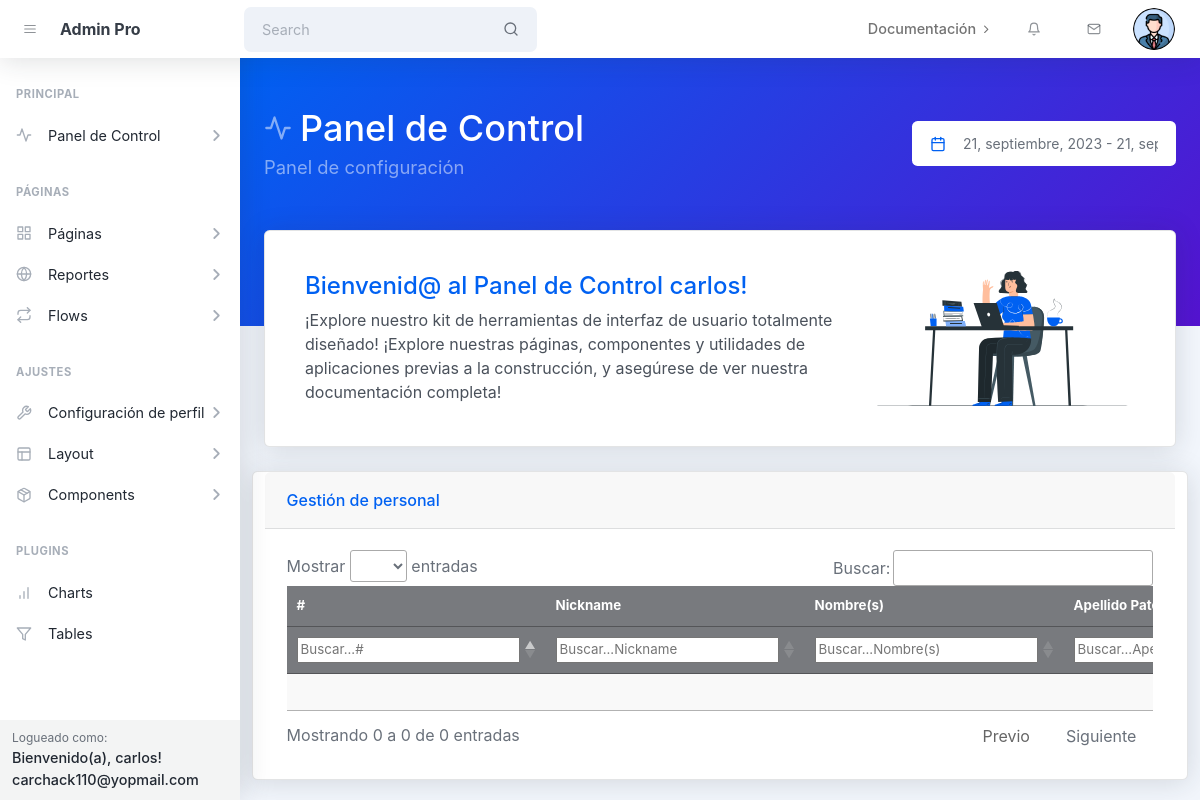
/dashboard/ (signed in), run on an earlier commit of the app's database.
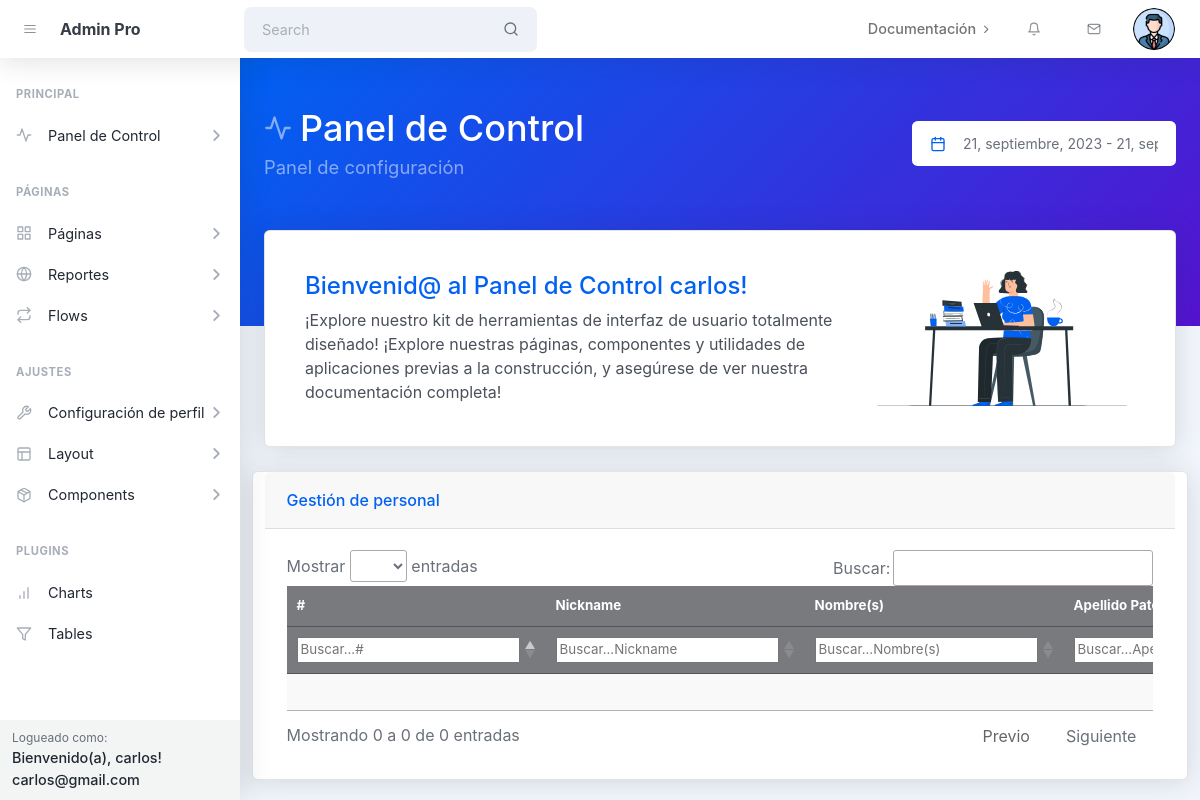
And on a later commit of the database.
### ventas_app/models.py (models this page shows)
class Usuario(AbstractBaseUser, PermissionsMixin):
    GENDER_CHOICES = [
        ('masculino', 'Masculino'),
        ('femenino', 'Femenino'),
        ('otro', 'Otro'),
    ]
    user_name=models.CharField(("Usuario"),max_length=50,unique=True)
    nombre = models.CharField(max_length=30, blank=True)
    apellido_paterno=models.CharField(max_length=30, blank=True)
    apellido_materno=models.CharField(max_length=30, blank=True)
    email = models.EmailField(("Correo"),unique=True)
    password = models.CharField(("Contraseña"), max_length=128)
    password1 = models.CharField(("Nueva contraseña"), max_length=128)
    password2 = models.CharField(("Confirmar contraseña"), max_length=128)
    gender = models.CharField(("género"),max_length=9, choices=GENDER_CHOICES, blank=True)
    phone = models.CharField(("Téléfono"),max_length=10, blank=True)
    birth_date = models.DateField(("Fecha de Nacimiento"),null=True, blank=True)
    image = models.ImageField(("Imagen"), upload_to='profile_pics', blank=True)
    is_active = models.BooleanField(("está activo"),default=True)
    is_staff = models.BooleanField(("es trabajador"),default=False)
    es_vendedor = models.BooleanField(("es vendedor"),default=False)
    is_superuser = models.BooleanField(("es superusuario"),default=False)
    objects = UsuarioManager()
    USERNAME_FIELD = 'user_name'
    REQUIRED_FIELDS = ['email']

### ventas_app/views.py (the view)
# urls.py: path('dashboard/', views.dashboard_view, name='dashboard'),
def dashboard_view(request):
    if not request.user.is_authenticated:
        return redirect('error')
    users = Usuario.objects.all()
    return render(request, 'dashboard.html', {'users': users})

### ventas_app/templates/dashboard.html (shortened to what this page needs)
{% extends 'dashboard_base.html' %}
{% load static %}
{%block header%}
<header class="page-header page-header-dark bg-gradient-primary-to-secondary pb-10">
    <div class="container-xl px-4">
        <div class="page-header-content pt-4">
            <div class="row align-items-center justify-content-between">
                <div class="col-auto mt-4">
                    <h1 class="page-header-title">
                        <div class="page-header-icon"><i data-feather="activity"></i></div>
                        Panel de Control
                    </h1>
                    <div class="page-header-subtitle">Panel de configuración</div>
                </div>
                <div class="col-12 col-xl-auto mt-4">
                    <div class="input-group input-group-joined border-0" style="width: 16.5rem">
                        <span class="input-group-text"><i class="text-primary" data-feather="calendar"></i></span>
                        <input class="form-control ps-0 pointer" id="litepickerRangePlugin"
                            placeholder="Seleccione Rango de Fecha..." />
                    </div>
                </div>
            </div>
        </div>
    </div>
</header>
{% endblock %}
{%block bienvenida%}
<div class="container-xl px-4 mt-n10">
    <div class="row">
        <div class="col-xxl-4 col-xl-12 mb-4">
            <div class="card h-100">
                <div class="card-body h-100 p-5">
                    <div class="row align-items-center">
                        <div class="col-xl-8 col-xxl-12">
                            <div class="text-center text-xl-start text-xxl-center mb-4 mb-xl-0 mb-xxl-4">
                                <h1 class="text-primary">Bienvenid@ al Panel de Control {{user.user_name}}!</h1>
                                <p class="text-gray-700 mb-0">¡Explore nuestro kit de herramientas de interfaz de
                                    usuario totalmente diseñado! ¡Explore nuestras páginas, componentes y utilidades de
                                    aplicaciones previas a la construcción, y asegúrese de ver nuestra documentación
                                    completa!</p>
                            </div>
                        </div>
                        <div class="col-xl-4 col-xxl-12 text-center"><img class="img-fluid"
                                src="{% static 'assets/img/illustrations/at-work.svg' %}" style="max-width: 26rem" />
                        </div>
                    </div>
                </div>
            </div>
        </div>
        {%endblock%}
        {% block tabla %}
        <div class="card mb-4">
            <div class="card-header">Gestión de personal</div>
            <div class="card-body">
                <div class="table-responsive">
                <table id="tableUsuarios" class="display" style="font-size: smaller">
                    <thead>
                        <tr>
                            <th class="centered">#</th>
                            <th class="centered" >Nickname</th>
                            <th class="centered">Nombre(s)</th>
                            <th class="centered">Apellido Paterno</th>
                        </tr>
                    </thead>
                    <tbody id = "tableBody_usuarios">
                    </tbody>
                </table>
                </div>
            </div>
        </div>
        {% endblock %}

### ventas_app/templates/dashboard_base.html (shortened to what the changed rows need)
{%load static%}
<!DOCTYPE html>
<html lang="es">
<head>
    <link rel="stylesheet" href="https://cdn.datatables.net/1.10.20/css/jquery.dataTables.min.css">
    <link href="https://cdn.jsdelivr.net/npm/litepicker/dist/css/litepicker.css" rel="stylesheet" />
    <link href="{% static '/css/styles.css' %}" rel="stylesheet" />
    <link rel="stylesheet" href="https://code.jquery.com/ui/1.12.1/themes/base/jquery-ui.css">
</head>
<body class="nav-fixed">
    <nav class="topnav navbar navbar-expand shadow justify-content-between justify-content-sm-start navbar-light bg-white"
        id="sidenavAccordion">
        <ul class="navbar-nav align-items-center ms-auto">
            <li class="nav-item dropdown no-caret dropdown-user me-3 me-lg-4">
                <a class="btn btn-icon btn-transparent-dark dropdown-toggle" id="navbarDropdownUserImage"
                    href="javascript:void(0);" role="button" data-bs-toggle="dropdown" aria-haspopup="true"
                    aria-expanded="false"><img class="img-fluid" {% if request.user.image %} <img
                        class="img-account-profile rounded-circle mb-2" src="{{ request.user.image.url }}"
                        alt="Foto de perfil" />
                    {% else %}
                    <img class="img-account-profile rounded-circle mb-2"
                        src="{% static 'assets/img/illustrations/profiles/profile-1.png' %}"
                        alt="Foto de perfil por defecto" />
                    {% endif %}</a>
            </li>
        </ul>
    </nav>
    <div id="layoutSidenav">
        <div id="layoutSidenav_nav">
            <nav class="sidenav shadow-right sidenav-light">
                <div class="sidenav-footer">
                    <div class="sidenav-footer-content">
                        <div class="sidenav-footer-subtitle">Logueado como:</div>
                        <div class="sidenav-footer-title">
                            {% if user.is_authenticated %}
                            <div>Bienvenido(a), {{ user.user_name }}!</div>
                            {{user.email}}
                            {% else %}
                            <div>No has iniciado sesión.</div>
                            {% endif %}
                        </div>
                    </div>
                </div>
            </nav>
        </div>
        <div id="layoutSidenav_content">
            <main>
                {%block header%}
                {%endblock%}
                {%block bienvenida%}
                {%endblock%}
                {%block tabla%}
                {%endblock%}
            </main>
        </div>
    </div>
</body>
</html>

What changed in the data, as far as the page shows it:
changed Usuario "carlos": email "carchack110@yopmail.com" → "carlos@gmail.com"
